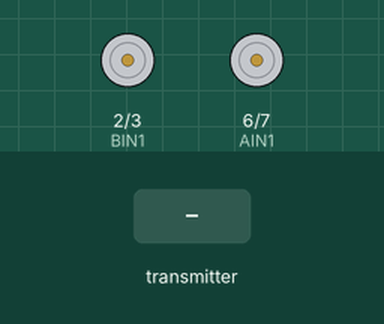
Simulated run of this sketch. Board: ESP32-S3. On the bench: motor-driver pin pairs drawn as motors (green arrow = first pin HIGH = forward, orange = second pin HIGH = backward, longer = more drive). The test bench sets the inputs (shaded band). What the sketch prints to the serial monitor is not drawn.

Above: at 1.3 s.
1.4 s: the transmitter starts sending sensorNumber = 0
Timing chart, 0 to 9.8 s (numbered marks = the images above; inputs shaded):
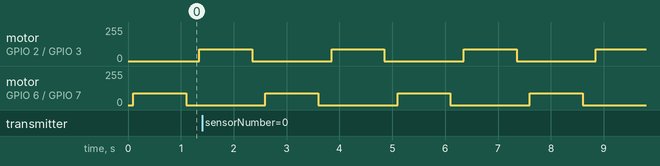

Measured:
- by itself, motor on GPIO 2 (BIN1) / GPIO 3 (BIN2), motor on GPIO 6 (AIN1) / GPIO 7 (AIN2): alternates forward 90/255 for 1.0 s and stopped for 1.5 s

The sketch:

MOTORSWORKSLOW.ino
```cpp
#include <WiFi.h>
#include <esp_now.h>

const int AIN1 = 6;
const int AIN2 = 7;

const int BIN1 = 2;
const int BIN2 = 3;

typedef struct {
    uint8_t sensorNumber;
    float rawData;
    uint8_t pressureCategory;
} struct_message;

struct_message incomingData;

void onReceive(const esp_now_recv_info_t *info,
               const uint8_t *data,
               int len)
{
    if (len == sizeof(incomingData)) {
        memcpy(&incomingData, data, sizeof(incomingData));

        Serial.print(incomingData.sensorNumber);
        Serial.print(",");
        Serial.print(incomingData.rawData, 2);
        Serial.print(",");
        Serial.println(incomingData.pressureCategory);
    }
}

void setup() {
  Serial.begin(115200);
  // delay(1000);


  Serial.println("hello!");

  WiFi.mode(WIFI_STA);
  WiFi.disconnect();
  delay(100);

  Serial.println(WiFi.macAddress());

  esp_now_init();
  esp_now_register_recv_cb(onReceive);

  pinMode(AIN2, OUTPUT);
  pinMode(BIN2, OUTPUT);

  ledcAttach(AIN1, 1000, 8);
  ledcAttach(BIN1, 1000, 8);

  digitalWrite(AIN2, LOW);
  digitalWrite(BIN2, LOW);
}

void loop() {
//   if(Serial.available() > 0){
//      incomingByte = Serial.read();

//     Serial.print("I received: ");
//     Serial.println(incomingByte, DEC);

// }

   // Motor A
    ledcWrite(AIN1, 90);
    ledcWrite(BIN1, 0);
   delay(1000);
//   // Stop both
  ledcWrite(AIN1, 0);
  ledcWrite(BIN1, 0);
  delay(250);

//   // // Motor B
  ledcWrite(AIN1, 0);
  ledcWrite(BIN1, 90);
delay(1000);

   // // Stop both
  ledcWrite(AIN1, 0);
  ledcWrite(BIN1, 0);
  delay(250);
}
```
